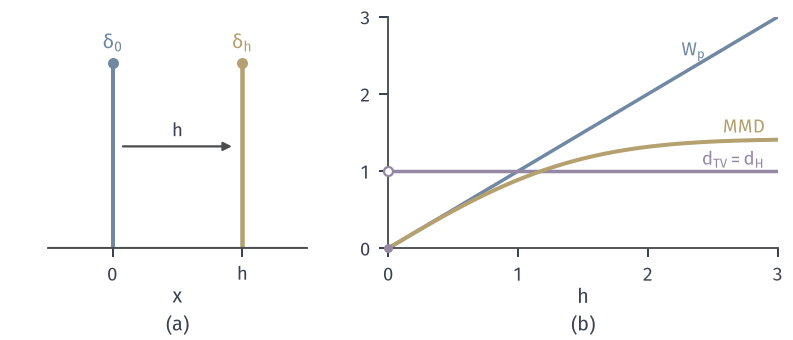

Source code (Python):
from pathlib import Path
import sys
HERE = Path(__file__).resolve().parent
sys.path.insert(0, str(HERE.parent/'dcomp-common'))
from common import *
# P=delta_0, Q=delta_h on the real line.
# (a) the two unit masses and the shift by h (drawn for h=1.2).
# (b) as functions of h>0: d_TV = d_H = 1 (purple), W_p = h (blue), MMD with Gaussian kernel sigma=1:
#     sqrt(2-2exp(-h^2/2)) (yellow). KL is +infinity for every h>0.
fig, axs = figure(width_mm=112, height_mm=48, ncols=2, gridspec_kw={'width_ratios': [1, 1.5]})
panel(fig, left=.06, right=.98, top=.95, bottom=.27, wspace=.25)
ax = axs[0]
h = 1.2
ax.plot([0, 0], [0, 1], color=BLUE, lw=1.6); dot(ax, 0, 1, BLUE, ms=4.4)
ax.plot([h, h], [0, 1], color=YELLOW, lw=1.8); dot(ax, h, 1, YELLOW, ms=4.4)
ax.annotate('', xy=(h-.05, .55), xytext=(.05, .55), arrowprops=dict(arrowstyle='-|>', color=STROKE, lw=.9, mutation_scale=7))
lab(ax, h/2, .6, '$h$', INK, ha='center')
lab(ax, 0, 1.08, r'$\delta_0$', BLUE, ha='center', fontsize=8)
lab(ax, h, 1.08, r'$\delta_h$', YELLOW, ha='center', fontsize=8)
ax.axhline(0, color=STROKE, lw=.85)
ax.set_xlim(-.6, h+.6); ax.set_ylim(0, 1.25); ax.set_xticks([0, h]); ax.set_xticklabels(['0', '$h$']); ax.set_yticks([])
ax.spines['left'].set_visible(False)
axlab(ax, '$x$', None)
ax = axs[1]
hs = np.linspace(0, 3, 400)
ax.plot(hs, hs, color=BLUE, lw=1.4)
ax.plot(hs[1:], np.ones_like(hs[1:]), color=PURPLE, lw=1.4)
dot(ax, 0, 0, PURPLE, ms=3.6)
ax.plot([0], [1], 'o', ms=3.6, mfc='white', mec=PURPLE, mew=.9, clip_on=False, zorder=7)
ax.plot(hs, np.sqrt(2-2*np.exp(-hs**2/2)), color=YELLOW, lw=1.6)
lab(ax, 2.35, 2.5, '$W_p$', BLUE, ha='center')
lab(ax, 2.9, 1.07, r'$d_{\mathrm{TV}}=d_{\mathrm{H}}$', PURPLE, ha='right')
lab(ax, 2.9, 1.5, 'MMD', YELLOW, ha='right')
ax.set_xlim(0, 3); ax.set_ylim(0, 3); ax.set_xticks([0, 1, 2, 3]); ax.set_yticks([0, 1, 2, 3])
axlab(ax, '$h$', None)
tags(fig, axs)
save(fig, HERE, 'figure', {'mmd(h=1)': math.sqrt(2-2*math.exp(-.5)), 'mmd(h=3)': math.sqrt(2-2*math.exp(-4.5))})
